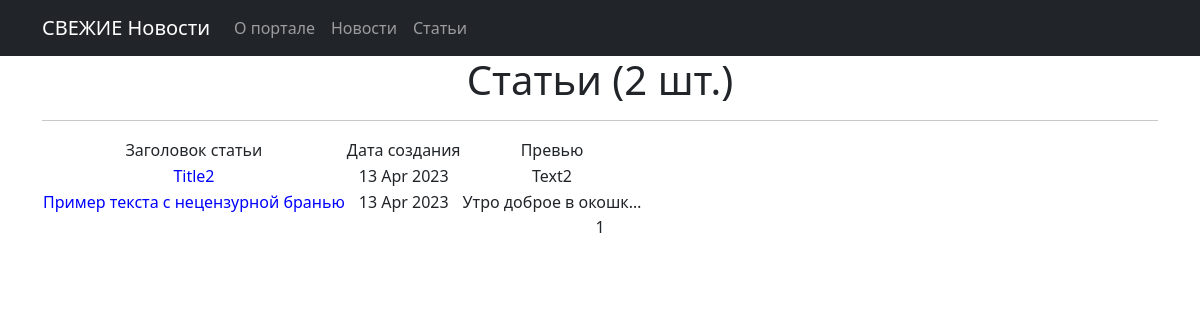
The page /articles/ on the database as committed earlier.
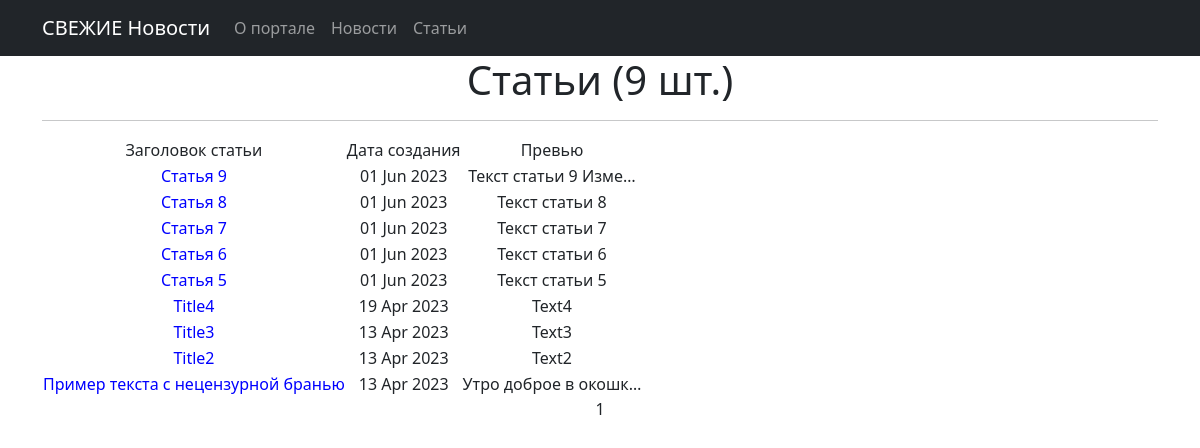
The same page on the database as committed later.
### news/models.py (models this page shows, shortened)
class Post(models.Model):
    news = 'NW'
    article = 'AR'
    POSTS = [
        (news, 'Новость'),
        (article, 'Статья')
    ]
    author = models.ForeignKey(Author, on_delete=models.CASCADE)
    post_type = models.CharField(max_length=2, choices=POSTS, default=article)
    time_create = models.DateTimeField(auto_now_add=True)
    category = models.ManyToManyField(Category, through='PostCategory')
    title = models.CharField(max_length=255)
    text = models.TextField()
    rating = models.IntegerField(default=0)

### news/views.py (the view)
# urls.py: path('articles/', ArticlesList.as_view(), name='articles_list'),
class ArticlesList(ListView):
    queryset = Post.objects.filter(post_type = 'AR').order_by('-time_create')
    template_name = 'News/articles_list.html'
    context_object_name = 'posts'
    paginate_by = 10

### templates/News/articles_list.html (shortened to what this page needs)
{% extends 'default.html' %}
{% load custom_filters %}
{% load custom_tags %}
{% block content %}
<h1>Статьи ({{ posts|length }} шт.)</h1>
<hr>
{% if posts %}
<table>
    <tr>
        <td> Заголовок статьи</td>
        <td> Дата создания</td>
        <td> Превью</td>
    </tr>
    {% for post in posts %}
    <tr>
        <td><a class="nav-link" href="/articles/{{ post.id }}" style="color: blue">{{ post.title }}</a></td>
        <td>{{ post.time_create|date:'d M Y' }}</td>
        <td>{{ post.text|truncatechars:20 }}</td>
    </tr>
    {% endfor %}
</table>
{% else %}
<h2> Новостей нет! </h2>
{% endif %}
{{ page_obj.number }}
{% endblock content %}

### templates/default.html (shortened to what this page needs)
<!DOCTYPE html>
<html lang="en">
<head>
    {% load static %}
    <link href="{% static 'css/styles.css'%}" rel="stylesheet"/>
</head>
<body>
<nav class="navbar navbar-expand-lg navbar-dark bg-dark static-top">
    <div class="container">
        <a class="navbar-brand" href="#">СВЕЖИЕ Новости</a>
        <div class="collapse navbar-collapse" id="navbarResponsive">
            <ul class="navbar-nav ml-auto">
                <li class="nav-item">
                    <a class="nav-link" href="/about/">О портале</a>
                </li>
                <li class="nav-item">
                    <a class="nav-link" href="/news/">Новости</a>
                </li>
                <li class="nav-item">
                    <a class="nav-link" href="/articles/">Статьи</a>
                </li>
            </ul>
        </div>
    </div>
</nav>
<div class="container">
    <div class="row">
        <div class="col-lg-12 text-center">
            {% block content %}
            {% endblock content %}
        </div>
    </div>
</div>
</body>
</html>

Rows that differ between the two databases and show on the page:
added Post: title "Статья 9", time_create "01 Jun 2023", text "Текст статьи 9 Изме…"
added Post: title "Статья 8", time_create "01 Jun 2023", text "Текст статьи 8"
added Post: title "Статья 7", time_create "01 Jun 2023", text "Текст статьи 7"
added Post: title "Статья 6", time_create "01 Jun 2023", text "Текст статьи 6"
added Post: title "Статья 5", time_create "01 Jun 2023", text "Текст статьи 5"
now on this page (row edited): Post: title "Title4", time_create "19 Apr 2023", text "Text4"
now on this page (row edited): Post: title "Title3", time_create "13 Apr 2023", text "Text3"
Other text that changed with them:
{{ posts|length }}: "2" → "9"
